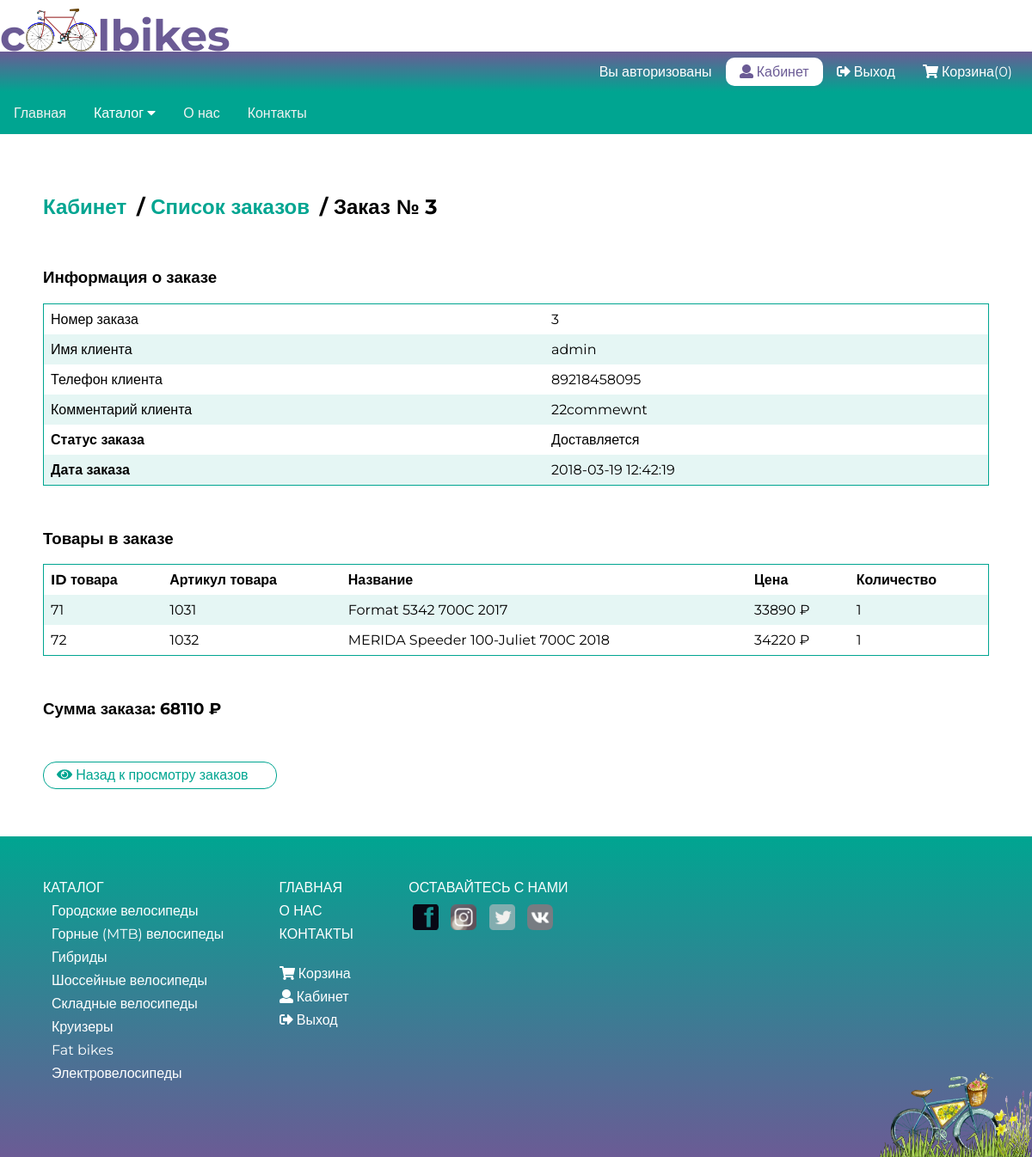
The page /cabinet/order/view/3 (signed in) on the database its author committed.
### tables this page shows
CREATE TABLE `products_order` (
  `id_order` int(11) NOT NULL,
  `user_name` varchar(255) NOT NULL,
  `user_phone` varchar(255) NOT NULL,
  `user_comment` text NOT NULL,
  `id_user` int(11) DEFAULT NULL,
  `date` timestamp NOT NULL DEFAULT CURRENT_TIMESTAMP,
  `products` text NOT NULL,
  `status` int(11) NOT NULL DEFAULT '1'
);

CREATE TABLE `products` (
  `id_product` int(11) NOT NULL,
  `name` varchar(255) NOT NULL,
  `id_category` int(11) NOT NULL,
  `code` int(11) NOT NULL,
  `price` float NOT NULL,
  `is_available` int(11) NOT NULL,
  `brand` varchar(255) NOT NULL,
  `image` varchar(255) NULL,
  `description` text NOT NULL,
  `is_new` int(11) NOT NULL DEFAULT '0',
  `is_recommended` int(11) NOT NULL DEFAULT '0',
  `status` int(11) NOT NULL DEFAULT '1'
);

CREATE TABLE `categories` (
  `id_category` int(11) NOT NULL,
  `name` varchar(255) NOT NULL,
  `sort_order` int(11) NOT NULL DEFAULT '0',
  `status` int(11) NOT NULL DEFAULT '1'
);

### backend/controllers/CabinetController.php (called while the page is built, shortened)
<?php
class CabinetController {
    public function viewAction($id) {
        $order = Order::getOrderById($id);
        $productsQuantity = json_decode($order['products'], true);
        $productsIds = array_keys($productsQuantity);
        $products = Product::getProductsByIds($productsIds);
        $sum = 0;
        foreach($products as $p) {
            $sum += ($p['price']*$productsQuantity[$p['id_product']]);
        }
        $data = [
            'order'=>$order,
            'products'=>$products,
            'productsQuantity'=>$productsQuantity,
            'sum'=>$sum
        ];
        $v = new View('cabinet/view.php');
        $v->render($data);
        return true;
    }
}

### core/App.php (called while the page is built, shortened)
<?php
class App {
    private $routes;
    function __construct() {
        $this->routes = include('./config/routes.php');
    }
    private function getURI() {
        if (!empty($_SERVER['REQUEST_URI'])) {
            return trim($_SERVER['REQUEST_URI'], '/');
        }
    }
    public function run() {
        $uri = $this->getURI();
        foreach ($this->routes as $uriPattern => $path) {
            if (preg_match("~$uriPattern~", $uri)) {
                $internalRoute = preg_replace("~$uriPattern~", $path, $uri);
                $segments = explode('/', $internalRoute);
                $controllerName = array_shift($segments) . 'Controller';
                $actionName = array_shift($segments) . 'Action';
                $parameters = $segments;
                $controllerObject = new $controllerName();
                $result = @call_user_func_array(array($controllerObject, $actionName), $parameters);
                if ($result != null) {
                    break;
                }
            }
        }
    }
}

### index.php (called while the page is built, shortened)
<?php
include "./core/Autoloader.php";
$app = new App();
$app->run();

### core/Autoloader.php (called while the page is built, shortened)
<?php
spl_autoload_register(function ($class_name) {
	$directories = [
        'backend/views/',
        'backend/models/',
        'backend/controllers/',
        'core/',
        ];
});

### core/DatabaseHandler.php (called while the page is built, shortened)
<?php
class DatabaseHandler {
    private static $_mHandler;
    private static function GetHandler() {
        if (!isset(self::$_mHandler)) {
            try {
                self::$_mHandler = 	new PDO(PDO_DSN, DB_USERNAME, DB_PASSWORD, array(PDO::ATTR_PERSISTENT));
                self::$_mHandler->setAttribute(PDO::ATTR_ERRMODE, PDO::ERRMODE_EXCEPTION);
            } catch (PDOException $e){
                self::Close();
                trigger_error($e->getMessage(), E_USER_ERROR);
                $app = new App();
                $app->logger->log('db ' . $e->getMessage());
            }
        }
        return self::$_mHandler;
    }
    public static function Execute($sqlQuery, $params = null) {
        try {
            $database_handler = self::GetHandler();
            $statement_handler = $database_handler->prepare($sqlQuery);
            return $statement_handler->execute($params);
        } catch(PDOException $e) {
            self::Close();
            trigger_error($e->getMessage(), E_USER_ERROR);
            $app = new App();
            $app->logger->log('db ' . $e->getMessage());
        }
    }
    public static function GetAll($sqlQuery, $params = null, $fetchStyle = PDO::FETCH_ASSOC) {
        $result = null;
        try {
            $database_handler = self::GetHandler();
            self::Execute("set character_set_results='utf8'");
            $statement_handler = $database_handler->prepare($sqlQuery);
            $statement_handler->execute($params);
            $result = $statement_handler->fetchAll($fetchStyle);
        } catch(PDOException $e) {
            self::Close();
            trigger_error($e->getMessage(), E_USER_ERROR);
            $app = new App();
            $app->logger->log('db ' . $e->getMessage());
        }
        return $result;
    }
    public static function GetRow($sqlQuery, $params = null, $fetchStyle = PDO::FETCH_ASSOC) {
        $result = null;
        try {
            $database_handler = self::GetHandler();
            $statement_handler = $database_handler->prepare($sqlQuery);
            $statement_handler->execute($params);
            $result = $statement_handler->fetch($fetchStyle);
        } catch(PDOException $e) {
            self::Close();
            trigger_error($e->getMessage(), E_USER_ERROR);
            $app = new App();
            $app->logger->log('db ' . $e->getMessage());
        }
        return $result;
    }
}
?>

### backend/models/Order.php (called while the page is built, shortened)
<?php
class Order {
    public static function getStatusText($status) {
        switch ($status) {
            case '3':
                return 'Доставляется';
                break;
        }
    }
    public static function getOrderById($id) {
        $query = "SELECT * FROM products_order WHERE id_order = :id";
        $result = DatabaseHandler::GetRow($query, ['id'=>$id]);
        return $result;
    }
}

### backend/models/Product.php (called while the page is built, shortened)
<?php
class Product {
    public static function getProductsByIds($idsArray) {
        $idsString = implode(',', $idsArray);
        $query = "SELECT * FROM products WHERE status=1 AND id_product IN ({$idsString})";
        $products = DatabaseHandler::GetAll($query);
        return $products;
    }
}

### backend/models/Category.php (called while the page is built, shortened)
<?php
class Category {
    public static function getCategoriesList() {
        $query = "SELECT id_category, name
                FROM categories
                WHERE status = 1 ORDER BY sort_order, name ASC";
        $categories = DatabaseHandler::GetAll($query);
        return $categories;
    }
}

### backend/models/User.php (called while the page is built, shortened)
<?php
class User {
    public static function isGuest() {
        if (isset($_SESSION['user'])) {
            return false;
        }
        return true;
    }
}

### assets/tpl/cabinet/view.php (the view)
<?php include './assets/tpl/layouts/header.php'; ?>
<div class="cabinet">
    <h2 id="breadcrumb" class="mgb">
        <a href="/cabinet/">Кабинет</a> / <a href="/cabinet/order">Список заказов</a> / Заказ №
        <?= $order['id_order']; ?>
    </h2>
    <h3>Информация о заказе</h3>
    <div class="table-container mgb">
        <table>
            <tr>
                <td>Номер заказа</td>
                <td>
                    <?= $order['id_order']; ?>
                </td>
            </tr>
            <tr>
                <td>Имя клиента</td>
                <td>
                    <?= $order['user_name']; ?>
                </td>
            </tr>
            <tr>
                <td>Телефон клиента</td>
                <td>
                    <?= $order['user_phone']; ?>
                </td>
            </tr>
            <tr>
                <td>Комментарий клиента</td>
                <td>
                    <?= $order['user_comment']; ?>
                </td>
            </tr>
            <tr>
                <td><b>Статус заказа</b></td>
                <td>
                    <?= Order::getStatusText($order['status']); ?>
                </td>
            </tr>
            <tr>
                <td><b>Дата заказа</b></td>
                <td>
                    <?= $order['date']; ?>
                </td>
            </tr>
        </table>
    </div>
    <h3>Товары в заказе</h3>
    <div class="table-container mgb">
        <table>
            <tr>
                <th>ID товара</th>
                <th>Артикул товара</th>
                <th>Название</th>
                <th>Цена</th>
                <th>Количество</th>
            </tr>
            <?php foreach ($products as $product): ?>
            <tr>
                <td>
                    <?= $product['id_product']; ?>
                </td>
                <td>
                    <?= $product['code']; ?>
                </td>
                <td>
                    <?= $product['name']; ?>
                </td>
                <td>
                    <?= $product['price']; ?> &#8381;
                </td>
                <td>
                    <?= $productsQuantity[$product['id_product']]; ?>
                </td>
            </tr>
            <?php endforeach; ?>
        </table>
    </div>
    <h3 class="mgb">Сумма заказа:
        <?= $sum; ?> &#8381;
    </h3>
    <a href="/cabinet/order"><i class="fa fa-eye"></i> Назад к просмотру заказов</a>
</div>
<?php include './assets/tpl/layouts/footer.php'; ?>

### assets/tpl/layouts/footer.php (shortened to what this page needs)
<footer>
    <div class="mgb30">
        <ul>
            <p class="mgb"><a href="/catalog/">Каталог <i class="fa fa-caret-right"></i></a></p>
            <?php $categories = Category::getCategoriesList();
                        foreach ($categories as $category): ?>
            <li class="mgb">
                <a href="/category/<?= $category['id_category']; ?>">
                    <?= $category['name']; ?>
                </a>
            </li>
            <?php endforeach; ?>
        </ul>
    </div>
    <div class="mgb30">
        <p class="mgb"><a href="/">Главная <i class="fa fa-caret-right"></i></a></p>
        <p class="mgb"><a href="/about/">О нас <i class="fa fa-caret-right"></i></a></p>
        <p class="mgb"><a href="/contacts/">Контакты <i class="fa fa-caret-right"></i></a></p>
        <br class="mgb" />
        <div class="mgb"><a href="/basket/"><i class="fa fa-shopping-cart"></i> Корзина <i class="fa fa-caret-right"></i></a></div>
        <?php if (User::isGuest()): ?>
        <div class="mgb"><a href="/user/login/"><i class="fa fa-sign-in-alt"></i> Вход <i class="fa fa-caret-right"></i></a></div>
        <div class="mgb"><a href="/user/register/"><i class="fa fa-id-card"></i> Регистрация <i class="fa fa-caret-right"></i></a></div>
        <?php else: ?>
        <div class="mgb"><a href="/cabinet/"><i class="fa fa-user"></i> Кабинет <i class="fa fa-caret-right"></i></a><br /></div>
        <div class="mgb"><a href="/user/logout/"><i class="fa fa-sign-out-alt"></i> Выход <i class="fa fa-caret-right"></i></a></div>
        <?php endif; ?>
    </div>
    <div class="social mgb">
        <p>Оставайтесь с нами</p>
        <a href="#facebook"><img src="/assets/img/front-images/facebook-667456_640.png" alt="facebook" /></a>
        <a href="#instagram"><img src="/assets/img/front-images/insta.png" alt="instagram" /></a>
        <a href="#twitter"><img src="/assets/img/front-images/twitter.png" alt="twitter" /></a>
        <a href="#vk"><img src="/assets/img/front-images/vk.png" alt="vk" /></a>
    </div>
    <img src="/assets/img/front-images/vintage-937960_640.png" alt="bikeshop" />
</footer>
</body>
</html>

### assets/css/style.css (style rules this page uses)
header, section, footer, aside, nav, main, article, figure { display: block; }
body { margin: 0; font-family: 'Montserrat', sans-serif; }
footer { font-size: 16px; padding: 50px; background: linear-gradient(to bottom, #00a591 0%, #6b5b95 100%); position: relative; color: white; }
footer .mgb { margin-bottom: 8px; }
footer .mgb30 { margin-bottom: 30px; }
footer a:link, footer a:visited { color: white; text-decoration: none; }
footer > img { position: absolute; right: 0; bottom: 0; height: 100px; }
footer > div:not(last-child) { margin-right: 50px; }
footer ul, footer p { text-transform: uppercase; margin: 0; padding: 0; }
footer li { list-style-type: none; padding-left: 10px; text-transform: none; }
footer > div { margin-top: 30px; margin-bottom: 10px; display: inline-block; margin-top: 0; vertical-align: top; }
.social img { width: 30px; -webkit-filter: grayscale(90%); filter: grayscale(90%); }
.social p { margin-bottom: 10px; }
.social a { padding: 5px; }
.contacts, .login, .register, .cabinet { padding: 50px; }
.contacts h2, .login h2, .register h2, .cabinet h2 { color: #00a591; }
.cabinet a:link, .cabinet a:visited, .login a:link, .login a:visited { width: 250px; height: 30px; line-height: 30px; border: 1px solid #00a591; color: #00a591; display: block; border-radius: 15px; margin-bottom: 5px; text-decoration: none; padding-left: 15px; padding-right: 5px; }
.cabinet .mgb { margin-bottom: 50px; }
#breadcrumb { color: black; }
.cabinet h2#breadcrumb a:link, .cabinet h2#breadcrumb a:visited { color: #00a591; width: auto; display: inline-block; background-color: transparent; border: none; padding-left: 0; }
table { border-collapse: collapse; border-spacing: 0; width: 100%; border: 1px solid #00a591; }
th, td { text-align: left; padding: 8px; }
tr:nth-child(even) { background-color: rgba(0, 165, 145, 0.1); }
.table-container { overflow-x: auto; }

### rows shown on the page
products_order: id_order "3", user_name "admin", user_phone "89218458095", user_comment "22commewnt", status "Доставляется", date "2018-03-19 12:42:19"
products: id_product "71", code "1031", name "Format 5342 700C 2017", price "33890", id_product "1"
products: id_product "72", code "1032", name "MERIDA Speeder 100-Juliet 700C 2018", price "34220", id_product "1"
categories: name "Городские велосипеды"
categories: name "Горные (MTB) велосипеды"
categories: name "Гибриды"
categories: name "Шоссейные велосипеды"
categories: name "Складные велосипеды"
categories: name "Круизеры"
categories: name "Fat bikes"
categories: name "Электровелосипеды"

### other values the page prints
Basket::countItems() "0"
$sum "68110"
